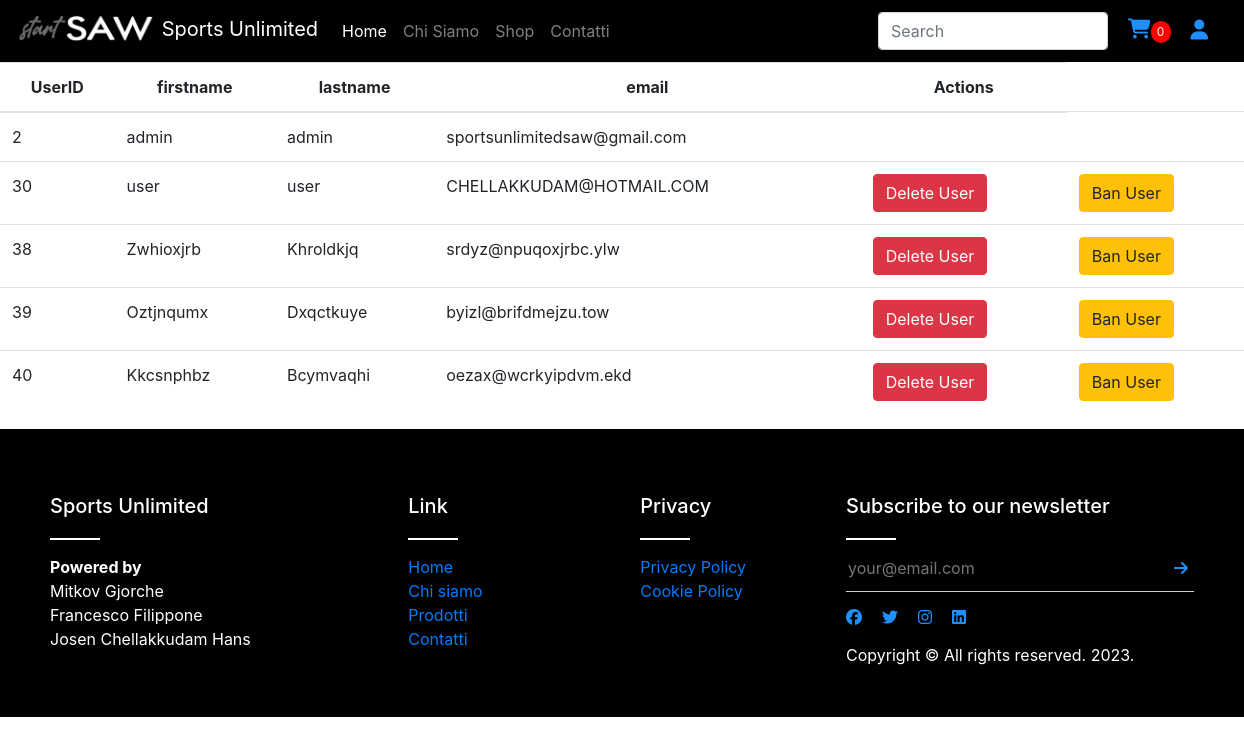
The app's page /php/UtentiRgistrati.php with its own data.
### tables this page shows
CREATE TABLE `users` (
  `iduser` int(11) NOT NULL,
  `firstname` char(25) NOT NULL,
  `lastname` char(25) NOT NULL,
  `email` char(40) NOT NULL,
  `pass` char(100) NOT NULL,
  `sesso` varchar(5) DEFAULT NULL,
  `DataDiNascita` date DEFAULT NULL,
  `Telefono` bigint(1) DEFAULT NULL,
  `Stato` varchar(15) DEFAULT NULL,
  `Provincia` varchar(20) DEFAULT NULL,
  `Citta` varchar(20) DEFAULT NULL,
  `Indirizzo` varchar(40) DEFAULT NULL,
  `Cap` int(5) DEFAULT NULL,
  `Newsletter` tinyint(1) DEFAULT NULL,
  `ban` int(1) NOT NULL DEFAULT 1
);

### php/UtentiRgistrati.php (the view, shortened to what this page needs)
<?php
    include("db.php");
?>
<!DOCTYPE html>
<html lang="it">
<head>
    <link rel="stylesheet" href="https://maxcdn.bootstrapcdn.com/bootstrap/4.0.0/css/bootstrap.min.css">
    <link rel="stylesheet" href="../css/main.css">
    <link rel="stylesheet" href="../css/form-style.css">
</head>
<body >
    <?php
        include("../partials/navbar.php");
    ?>
<?php
        $sql = "SELECT iduser, firstname, lastname, email,ban FROM users";
        $result = $con->query($sql);
    ?>
    <table class="table">
        <thead>
            <tr>
                <th scope="col">UserID</th>
                <th scope="col">firstname</th>
                <th scope="col">lastname</th>
                <th scope="col">email</th>
                <th scope="col">Actions</th>
            </tr>
        </thead>
        <tbody id="usersList">
            <?php
            if ($result->num_rows > 0) {
                while ($row = $result->fetch_assoc()) {
                    $userid = $row["iduser"];
                    $mailAdmin=$row["email"];
                    $banUser=$row["ban"];
            ?>
              <tr data-userid="<?php echo $userid; ?>">
                <td><?php echo $userid; ?></td>
                <td><?php echo $row["firstname"]; ?></td>
                <td><?php echo $row["lastname"]; ?></td>
                <td><?php echo $mailAdmin; ?></td>
                <td>
                <?php if ($mailAdmin != "sportsunlimitedsaw@gmail.com"): ?>
                    <form class="delete-form" action="delete_user.php">
                        <button type="submit" class="btn btn-danger delete-user-btn">Delete User</button>
                    </form>
                <?php endif; ?>
            </td>
            <td>
                <?php if ($mailAdmin != "sportsunlimitedsaw@gmail.com"): ?>
                    <?php if ($banUser === '1'): ?>
                      <form class="delete-form" method="post"  action="ban_user.php">
                          <button type="submit" id="banUser" class="btn btn-warning ">Ban User</button>
                      </form>
                    <?php endif; ?>
                <?php endif; ?>
            </td>
            </tr>
            <?php
                }
            } else {
                echo "<tr><td colspan='5'>0 results</td></tr>";
            }
            ?>
        </tbody>
    </table>
    <?php
        include("../partials/footer.php");
    ?>
</body>
</html>

### css/main.css (style rules this page uses)
body { padding: 0; margin: 0; }
* { margin: 0px; }
th { text-align: center; }

### records on screen
users: iduser "2", firstname "admin", lastname "admin", email "sportsunlimitedsaw@gmail.com"
users: iduser "30", firstname "user", lastname "user", email "CHELLAKKUDAM@HOTMAIL.COM"
users: iduser "38", firstname "Zwhioxjrb", lastname "Khroldkjq", email "srdyz@npuqoxjrbc.ylw"
users: iduser "39", firstname "Oztjnqumx", lastname "Dxqctkuye", email "byizl@brifdmejzu.tow"
users: iduser "40", firstname "Kkcsnphbz", lastname "Bcymvaqhi", email "oezax@wcrkyipdvm.ekd"
